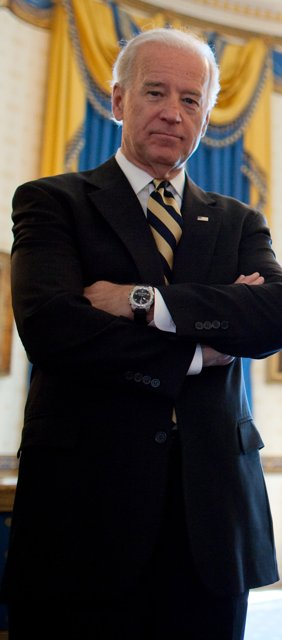
#> input picture core/tests/fixtures/biden.jpg, 282 x 640 px
$ python -i image_enhancer.py   (imports and definitions only)   (older library calls are emulated)
#> lines starting #> are read from the running program, lines starting #| are printed output that depends on the picture
# core/image_enhancer.py
import cv2
import numpy as np
from skimage import exposure, restoration, filters
import logging

logger = logging.getLogger(__name__)

class ImageEnhancer:
    """
    Handles image preprocessing for poor quality images
    before YOLO detection - optimized for limited storage
    """

    def __init__(self):
        self.enhancement_methods = {
            'deblur': self._deblur_image,
            'denoise': self._denoise_image,
            'enhance_contrast': self._enhance_contrast,
            'sharpen': self._sharpen_image,
            'histogram_eq': self._histogram_equalization
        }

    def assess_image_quality(self, image):
        """
        Assess image quality using multiple metrics
        Returns score from 0-100 (100 = excellent quality)
        """
        try:
            # Convert to grayscale for analysis
            if len(image.shape) == 3:
                gray = cv2.cvtColor(image, cv2.COLOR_BGR2GRAY)
            else:
                gray = image

            # Calculate quality metrics
            blur_score = self._calculate_blur_score(gray)
            noise_score = self._calculate_noise_score(gray)
            contrast_score = self._calculate_contrast_score(gray)
            brightness_score = self._calculate_brightness_score(gray)

            # Weighted average (adjust weights based on your needs)
            quality_score = (
                blur_score * 0.3 +
                noise_score * 0.25 +
                contrast_score * 0.25 +
                brightness_score * 0.2
            )

            return min(100, max(0, quality_score))

        except Exception as e:
            logger.error(f"Quality assessment failed: {e}")
            return 50  # Default middle score

    def enhance_image(self, image, quality_score=None):
        """
        Apply appropriate enhancement based on image quality

        Args:
            image: numpy array (BGR format)
            quality_score: pre-calculated quality score

        Returns:
            Enhanced image
        """
        if quality_score is None:
            quality_score = self.assess_image_quality(image)

        enhanced = image.copy()

        try:
            # Apply enhancements based on quality score
            if quality_score < 30:
                # Very poor quality - apply all enhancements
                enhanced = self._enhance_contrast(enhanced)
                enhanced = self._denoise_image(enhanced)
                enhanced = self._deblur_image(enhanced)
                enhanced = self._sharpen_image(enhanced)

            elif quality_score < 50:
                # Poor quality - apply moderate enhancements
                enhanced = self._enhance_contrast(enhanced)
                enhanced = self._denoise_image(enhanced)
                enhanced = self._sharpen_image(enhanced)

            elif quality_score < 70:
                # Acceptable quality - light enhancement
                enhanced = self._enhance_contrast(enhanced)

            # For quality >= 70, return original image

            logger.info(f"Enhanced image (quality: {quality_score:.1f})")
            return enhanced

        except Exception as e:
            logger.error(f"Image enhancement failed: {e}")
            return image  # Return original if enhancement fails

    def _calculate_blur_score(self, gray_image):
        """Calculate blur score using Laplacian variance"""
        try:
            laplacian_var = cv2.Laplacian(gray_image, cv2.CV_64F).var()
            # Normalize to 0-100 scale (higher = less blur)
            return min(100, laplacian_var / 10)
        except:
            return 50

    def _calculate_noise_score(self, gray_image):
        """Estimate noise level (higher score = less noise)"""
        try:
            # Use standard deviation of Laplacian as noise estimate
            noise_level = np.std(cv2.Laplacian(gray_image, cv2.CV_64F))
            # Invert and normalize (lower noise = higher score)
            return max(0, 100 - (noise_level / 2))
        except:
            return 50

    def _calculate_contrast_score(self, gray_image):
        """Calculate contrast score"""
        try:
            # Use standard deviation as contrast measure
            contrast = np.std(gray_image)
            # Normalize to 0-100 scale
            return min(100, contrast / 2)
        except:
            return 50

    def _calculate_brightness_score(self, gray_image):
        """Calculate brightness appropriateness"""
        try:
            mean_brightness = np.mean(gray_image)
            # Optimal range is around 100-150 for 8-bit images
            optimal_range = abs(mean_brightness - 125)
            return max(0, 100 - (optimal_range / 2))
        except:
            return 50

    def _deblur_image(self, image):
        """Apply deblurring filter - lightweight for storage constraints"""
        try:
            kernel = np.array([[-1,-1,-1], [-1,9,-1], [-1,-1,-1]])
            return cv2.filter2D(image, -1, kernel)
        except:
            return image

    def _denoise_image(self, image):
        """Apply noise reduction - fast method for storage constraints"""
        try:
            return cv2.bilateralFilter(image, 9, 75, 75)  # Faster than fastNlMeans
        except:
            return image

    def _enhance_contrast(self, image):
        """Enhance image contrast using CLAHE"""
        try:
            # Convert to LAB color space
            lab = cv2.cvtColor(image, cv2.COLOR_BGR2LAB)
            l, a, b = cv2.split(lab)

            # Apply CLAHE to L channel
            clahe = cv2.createCLAHE(clipLimit=2.0, tileGridSize=(8,8))
            l = clahe.apply(l)

            # Merge and convert back
            lab = cv2.merge([l, a, b])
            return cv2.cvtColor(lab, cv2.COLOR_LAB2BGR)
        except:
            return image

    def _sharpen_image(self, image):
        """Apply sharpening filter"""
        try:
            kernel = np.array([[0,-1,0], [-1,5,-1], [0,-1,0]])
            return cv2.filter2D(image, -1, kernel)
        except:
            return image

    def _histogram_equalization(self, image):
        """Apply histogram equalization"""
        try:
            # Convert to YUV for better results
            yuv = cv2.cvtColor(image, cv2.COLOR_BGR2YUV)
            yuv[:,:,0] = cv2.equalizeHist(yuv[:,:,0])
            return cv2.cvtColor(yuv, cv2.COLOR_YUV2BGR)
        except:
            return image

>>> import cv2
>>> picture = cv2.imread('tests/fixtures/biden.jpg')
#> picture is the input picture: shape (640, 282, 3); mean B, G, R 55.5, 62.7, 70.8
>>> result = ImageEnhancer().enhance_image(picture)
#> in assess_image_quality, `gray = cv2.cvtColor(image, cv2.COLOR_BGR2GRAY)`:
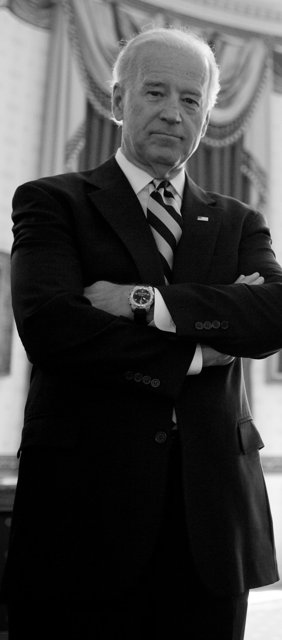
#> gray: shape (640, 282); min 0, max 255, mean 64.3
#> in _calculate_blur_score, `laplacian_var = cv2.Laplacian(gray_image, cv2.CV_64F).var()`: laplacian_var = 251.9
#> in assess_image_quality, `blur_score = self._calculate_blur_score(gray)`: blur_score = 25.19
#> in _calculate_noise_score, `noise_level = np.std(cv2.Laplacian(gray_image, cv2.CV_64F))`: noise_level = 15.87
#> in assess_image_quality, `noise_score = self._calculate_noise_score(gray)`: noise_score = 92.06
#> in _calculate_contrast_score, `contrast = np.std(gray_image)`: contrast = 76.1
#> in assess_image_quality, `contrast_score = self._calculate_contrast_score(gray)`: contrast_score = 38.05
#> in _calculate_brightness_score, `mean_brightness = np.mean(gray_image)`: mean_brightness = 64.29
#> in _calculate_brightness_score, `optimal_range = abs(mean_brightness - 125)`: optimal_range = 60.71
#> in assess_image_quality, `brightness_score = self._calculate_brightness_score(gray)`: brightness_score = 69.65
#> in assess_image_quality, `quality_score = ( blur_score * 0.3 + noise_score * 0.25 + contrast_sco..`: quality_score = 54.02
#> in _enhance_contrast, `lab = cv2.cvtColor(image, cv2.COLOR_BGR2LAB)`: lab: shape (640, 282, 3); mean of channels 0, 1, 2 66.7, 131, 133
#> in _enhance_contrast, `l, a, b = cv2.split(lab)`:
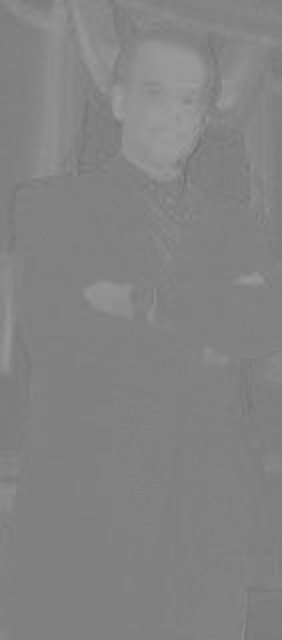
#> a: shape (640, 282); min 109, max 160, mean 131
#> in _enhance_contrast, `l, a, b = cv2.split(lab)`:
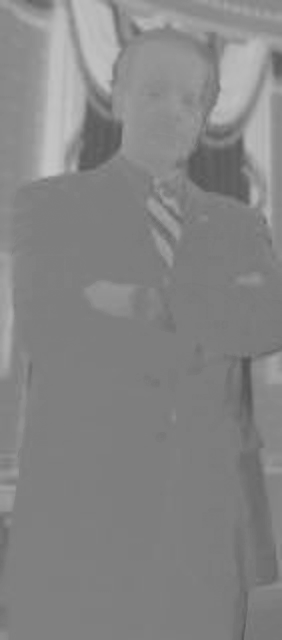
#> b: shape (640, 282); min 84, max 198, mean 133
#> in _enhance_contrast, `l = clahe.apply(l)`:
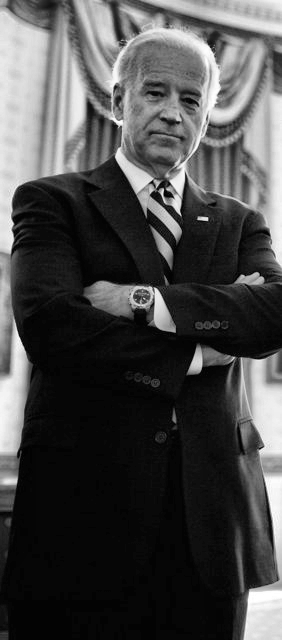
#> l: shape (640, 282); min 0, max 255, mean 72.6
#> in _enhance_contrast, `lab = cv2.merge([l, a, b])`: lab: shape (640, 282, 3); mean of channels 0, 1, 2 72.6, 131, 133
#> in _enhance_contrast, `return cv2.cvtColor(lab, cv2.COLOR_LAB2BGR)`:
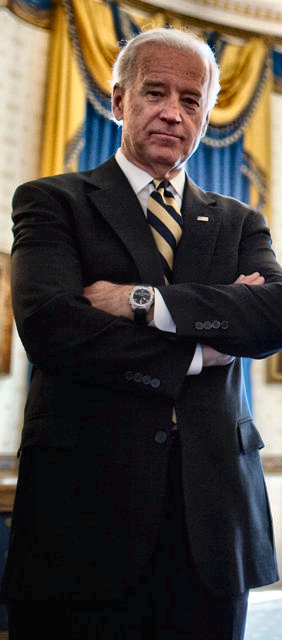
#> returned value: shape (640, 282, 3); mean B, G, R 61.9, 69.5, 77.3

$ run again, on core/tests/fixtures/obama.jpg
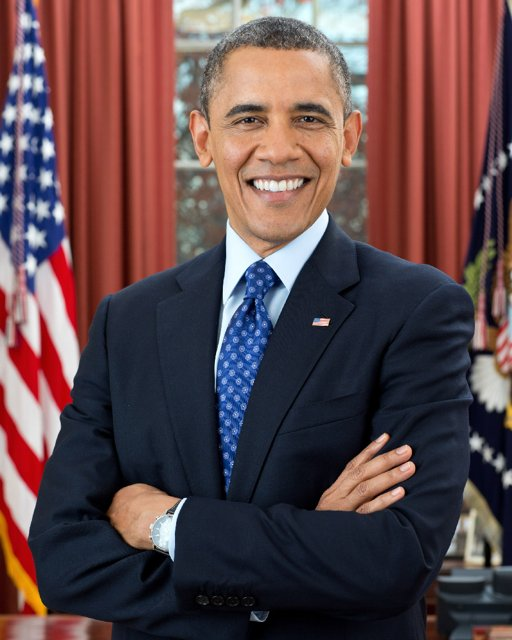
#> input picture core/tests/fixtures/obama.jpg, 512 x 640 px
#> picture is the input picture: shape (640, 512, 3); mean B, G, R 74.7, 71.6, 95
#> in assess_image_quality, `gray = cv2.cvtColor(image, cv2.COLOR_BGR2GRAY)`:
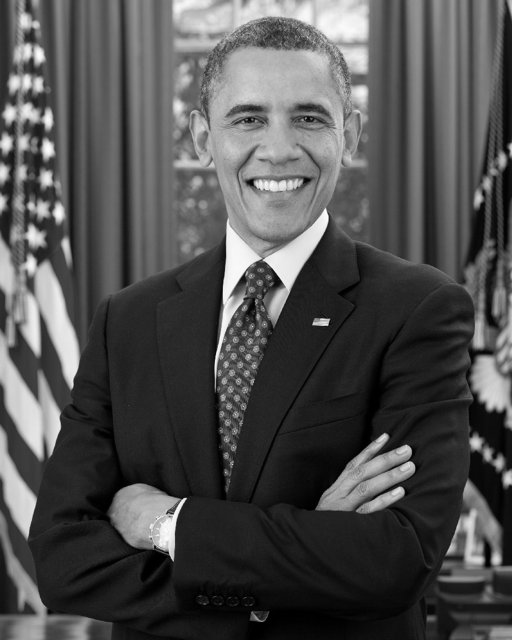
#> gray: shape (640, 512); min 0, max 255, mean 79
#> laplacian_var = 315.5
#> blur_score = 31.55
#> noise_level = 17.76
#> noise_score = 91.12
#> contrast = 60.14
#> contrast_score = 30.07
#> mean_brightness = 79.01
#> optimal_range = 45.99
#> brightness_score = 77
#> in assess_image_quality, `quality_score = ( blur_score * 0.3 + noise_score * 0.25 + contrast_sco..`: quality_score = 55.16
#> in _enhance_contrast, `return cv2.cvtColor(lab, cv2.COLOR_LAB2BGR)`:
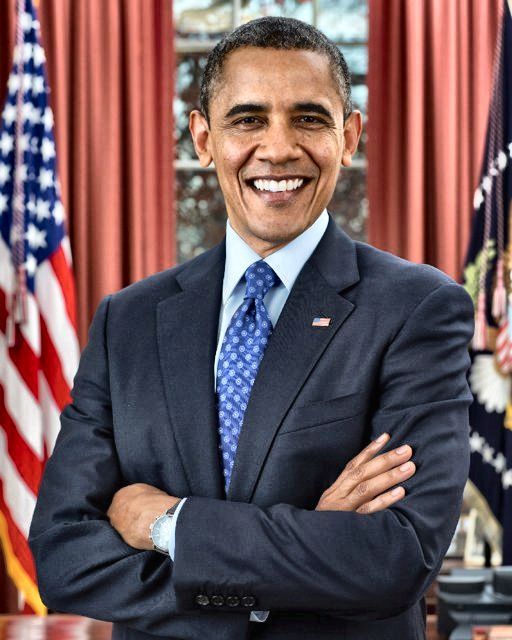
#> returned value: shape (640, 512, 3); mean B, G, R 90.7, 87.8, 111.5

$ run again, on core/tests/fixtures/obama2.jpg
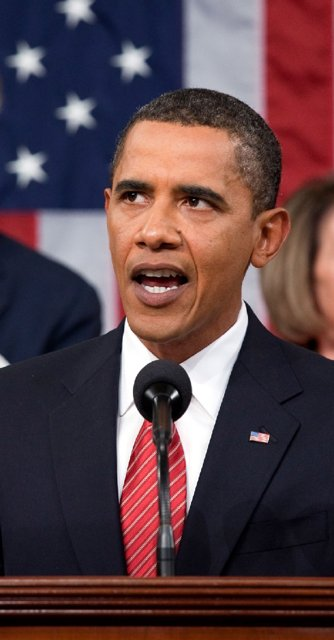
#> input picture core/tests/fixtures/obama2.jpg, 334 x 640 px
#> picture is the input picture: shape (640, 334, 3); mean B, G, R 69.8, 64.7, 89.2
#> in assess_image_quality, `gray = cv2.cvtColor(image, cv2.COLOR_BGR2GRAY)`:
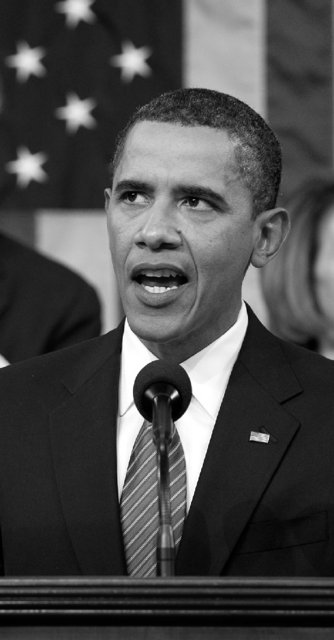
#> gray: shape (640, 334); min 0, max 255, mean 72.6
#> laplacian_var = 324.1
#> blur_score = 32.41
#> noise_level = 18
#> noise_score = 91
#> contrast = 61.39
#> contrast_score = 30.69
#> mean_brightness = 72.61
#> optimal_range = 52.39
#> brightness_score = 73.8
#> in assess_image_quality, `quality_score = ( blur_score * 0.3 + noise_score * 0.25 + contrast_sco..`: quality_score = 54.91
#> in _enhance_contrast, `return cv2.cvtColor(lab, cv2.COLOR_LAB2BGR)`:
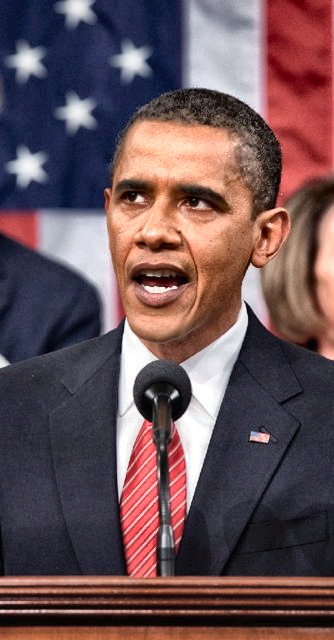
#> returned value: shape (640, 334, 3); mean B, G, R 85.8, 81.1, 105.8

$ run again, on core/tests/fixtures/two_people.jpg
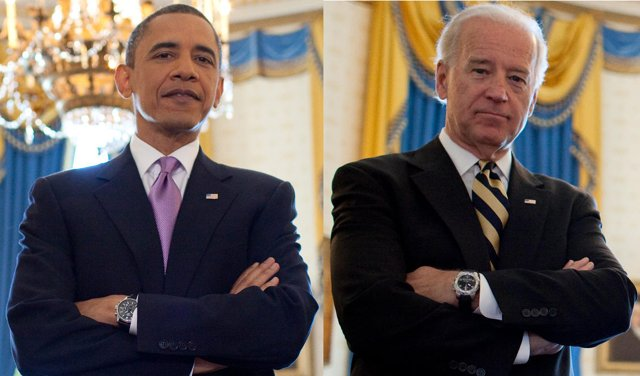
#> input picture core/tests/fixtures/two_people.jpg, 640 x 376 px
#> picture is the input picture: shape (376, 640, 3); mean B, G, R 87, 92.9, 103.3
#> in assess_image_quality, `gray = cv2.cvtColor(image, cv2.COLOR_BGR2GRAY)`:
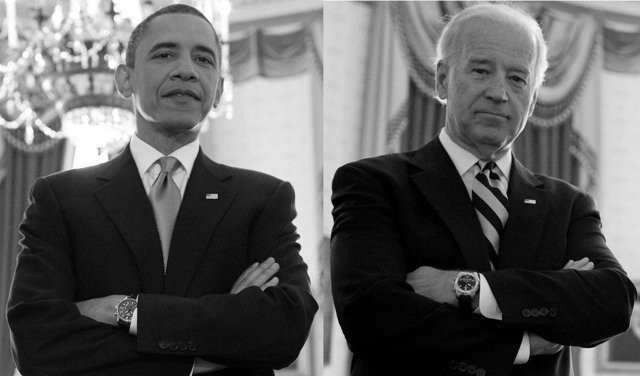
#> gray: shape (376, 640); min 0, max 255, mean 95.3
#> laplacian_var = 372.7
#> blur_score = 37.27
#> noise_level = 19.31
#> noise_score = 90.35
#> contrast = 79.62
#> contrast_score = 39.81
#> mean_brightness = 95.31
#> optimal_range = 29.69
#> brightness_score = 85.15
#> in assess_image_quality, `quality_score = ( blur_score * 0.3 + noise_score * 0.25 + contrast_sco..`: quality_score = 60.75
#> in _enhance_contrast, `return cv2.cvtColor(lab, cv2.COLOR_LAB2BGR)`:
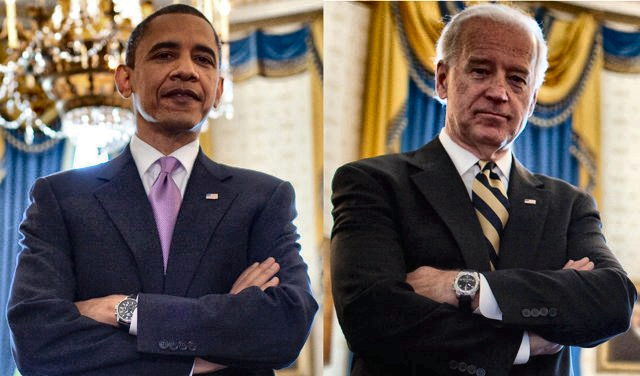
#> returned value: shape (376, 640, 3); mean B, G, R 88.7, 94.5, 104.4
